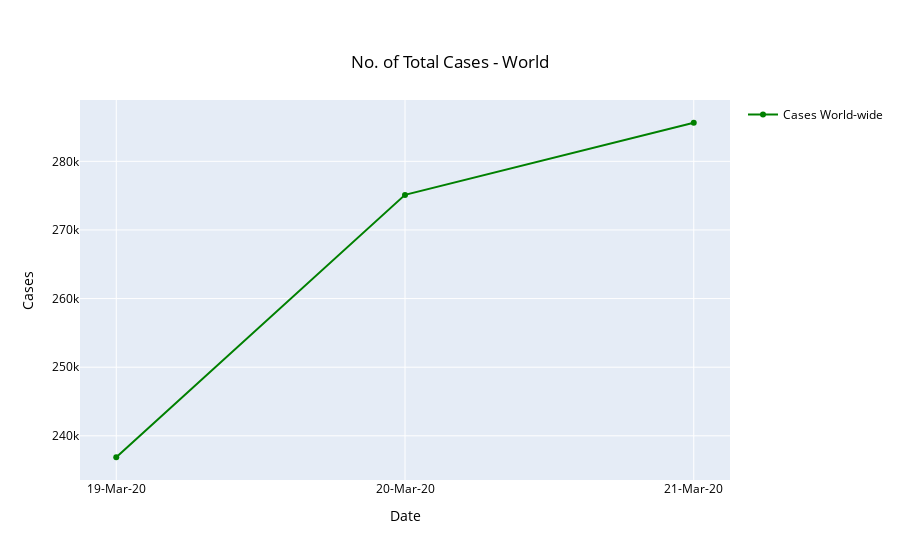

The notebook cell saved with this chart:
### Markdown cell above
## Data across the World

### Code cell
fig = go.Figure(data=go.Scatter(x=df['DATE'], y=df['TOTAL_CASES'], name='Cases World-wide', 
                                mode='lines+markers', line_color='green'))
fig.update_layout(
    showlegend=True,
    title= {
        'text': 'No. of Total Cases - World',
        'y':0.9,
        'x':0.5,
        'xanchor': 'center',
        'yanchor': 'top'
    },
    
    xaxis_title="Date",
    yaxis_title="Cases",
    font=dict(
        color="black"
    )
)
fig.show()

### Figure 1 — Plotly figure (JSON) as saved in the notebook; plotly's stock layout.template omitted (floating-point values rounded to 4 significant figures)
{"data": [{"line": {"color": "green"}, "mode": "lines+markers", "name": "Cases World-wide", "type": "scatter", "x": ["19-Mar-20", "20-Mar-20", "21-Mar-20"], "y": [236877, 275111, 285623]}], "layout": {"font": {"color": "black"}, "showlegend": true, "title": {"text": "No. of Total Cases - World", "x": 0.5, "xanchor": "center", "y": 0.9, "yanchor": "top"}, "xaxis": {"title": {"text": "Date"}}, "yaxis": {"title": {"text": "Cases"}}}}
